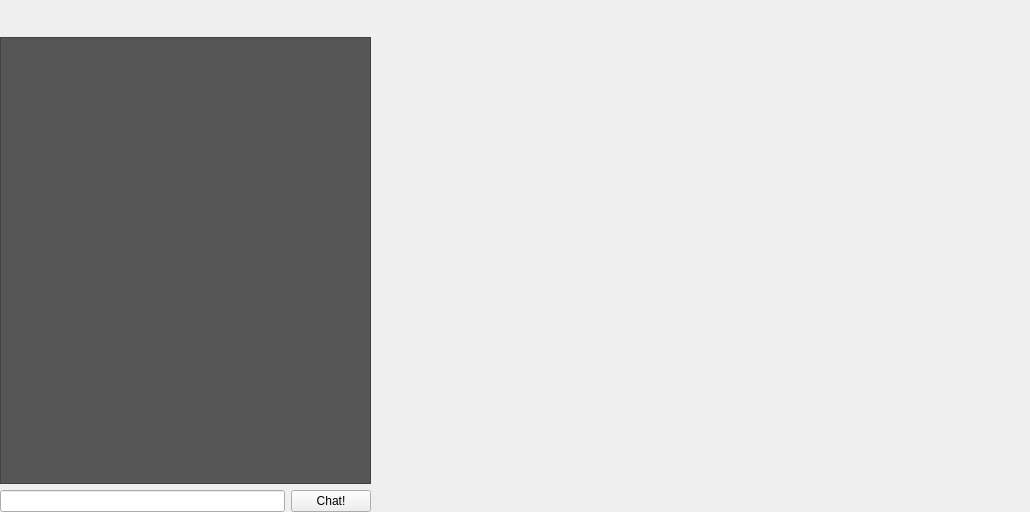
<?xml version="1.0" encoding="UTF-8"?>
<ui version="4.0">
 <class>GroupWidget</class>
 <widget class="QWidget" name="GroupWidget">
  <property name="geometry">
   <rect>
    <x>0</x>
    <y>0</y>
    <width>1030</width>
    <height>512</height>
   </rect>
  </property>
  <property name="sizePolicy">
   <sizepolicy hsizetype="Expanding" vsizetype="Expanding">
    <horstretch>0</horstretch>
    <verstretch>0</verstretch>
   </sizepolicy>
  </property>
  <property name="windowTitle">
   <string>Form</string>
  </property>
  <layout class="QGridLayout" name="gridLayout">
   <property name="leftMargin">
    <number>0</number>
   </property>
   <property name="topMargin">
    <number>0</number>
   </property>
   <property name="rightMargin">
    <number>0</number>
   </property>
   <property name="bottomMargin">
    <number>0</number>
   </property>
   <item row="1" column="3" rowspan="6" colspan="3">
    <widget class="QStackedWidget" name="study_mode">
     <property name="enabled">
      <bool>true</bool>
     </property>
     <property name="sizePolicy">
      <sizepolicy hsizetype="Expanding" vsizetype="Expanding">
       <horstretch>0</horstretch>
       <verstretch>0</verstretch>
      </sizepolicy>
     </property>
     <property name="minimumSize">
      <size>
       <width>0</width>
       <height>0</height>
      </size>
     </property>
     <property name="autoFillBackground">
      <bool>false</bool>
     </property>
     <widget class="QWidget" name="study_modePage1">
      <layout class="QHBoxLayout" name="horizontalLayout"/>
     </widget>
    </widget>
   </item>
   <item row="1" column="0" rowspan="5" colspan="3">
    <widget class="QTextEdit" name="chat_box">
     <property name="sizePolicy">
      <sizepolicy hsizetype="Expanding" vsizetype="Expanding">
       <horstretch>0</horstretch>
       <verstretch>1</verstretch>
      </sizepolicy>
     </property>
     <property name="styleSheet">
      <string notr="true">background-color: rgb(86, 86, 86);
color: rgb(255, 255, 255);</string>
     </property>
     <property name="readOnly">
      <bool>true</bool>
     </property>
    </widget>
   </item>
   <item row="6" column="0" colspan="3">
    <layout class="QHBoxLayout" name="horizontalLayout_2">
     <property name="sizeConstraint">
      <enum>QLayout::SetDefaultConstraint</enum>
     </property>
     <item>
      <widget class="QLineEdit" name="chat_input"/>
     </item>
     <item>
      <widget class="QPushButton" name="submit_chat">
       <property name="text">
        <string>Chat!</string>
       </property>
      </widget>
     </item>
    </layout>
   </item>
   <item row="1" column="6" rowspan="6">
    <spacer name="horizontalSpacer_2">
     <property name="orientation">
      <enum>Qt::Horizontal</enum>
     </property>
     <property name="sizeType">
      <enum>QSizePolicy::Fixed</enum>
     </property>
     <property name="sizeHint" stdset="0">
      <size>
       <width>20</width>
       <height>20</height>
      </size>
     </property>
    </spacer>
   </item>
   <item row="1" column="7" rowspan="6">
    <layout class="QVBoxLayout" name="side_layout">
     <property name="spacing">
      <number>6</number>
     </property>
     <item>
      <layout class="QVBoxLayout" name="username_layout"/>
     </item>
     <item>
      <spacer name="verticalSpacer">
       <property name="orientation">
        <enum>Qt::Vertical</enum>
       </property>
       <property name="sizeHint" stdset="0">
        <size>
         <width>20</width>
         <height>40</height>
        </size>
       </property>
      </spacer>
     </item>
     <item>
      <spacer name="horizontalSpacer">
       <property name="orientation">
        <enum>Qt::Horizontal</enum>
       </property>
       <property name="sizeType">
        <enum>QSizePolicy::Fixed</enum>
       </property>
       <property name="sizeHint" stdset="0">
        <size>
         <width>250</width>
         <height>20</height>
        </size>
       </property>
      </spacer>
     </item>
    </layout>
   </item>
   <item row="0" column="0" colspan="8">
    <widget class="QLabel" name="groupid_label">
     <property name="sizePolicy">
      <sizepolicy hsizetype="Preferred" vsizetype="Fixed">
       <horstretch>0</horstretch>
       <verstretch>0</verstretch>
      </sizepolicy>
     </property>
     <property name="minimumSize">
      <size>
       <width>0</width>
       <height>20</height>
      </size>
     </property>
     <property name="font">
      <font>
       <pointsize>20</pointsize>
      </font>
     </property>
     <property name="styleSheet">
      <string notr="true">color: rgb(255, 255, 255);</string>
     </property>
     <property name="text">
      <string/>
     </property>
    </widget>
   </item>
  </layout>
 </widget>
 <resources/>
 <connections/>
</ui>
